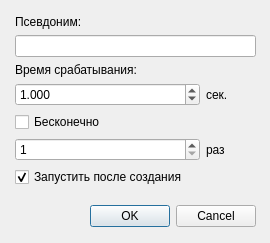
<?xml version="1.0" encoding="UTF-8"?>
<ui version="4.0">
 <class>GSAddSignalTimerDialog</class>
 <widget class="QDialog" name="GSAddSignalTimerDialog">
  <property name="geometry">
   <rect>
    <x>0</x>
    <y>0</y>
    <width>270</width>
    <height>243</height>
   </rect>
  </property>
  <property name="sizePolicy">
   <sizepolicy hsizetype="Fixed" vsizetype="Fixed">
    <horstretch>0</horstretch>
    <verstretch>0</verstretch>
   </sizepolicy>
  </property>
  <property name="maximumSize">
   <size>
    <width>16777215</width>
    <height>243</height>
   </size>
  </property>
  <property name="windowTitle">
   <string>Dialog</string>
  </property>
  <property name="windowIcon">
   <iconset>
    <normalon>:/timer</normalon>
   </iconset>
  </property>
  <widget class="QWidget" name="verticalLayoutWidget">
   <property name="geometry">
    <rect>
     <x>10</x>
     <y>10</y>
     <width>251</width>
     <height>222</height>
    </rect>
   </property>
   <layout class="QVBoxLayout" name="centralLayout">
    <property name="leftMargin">
     <number>5</number>
    </property>
    <property name="topMargin">
     <number>5</number>
    </property>
    <property name="rightMargin">
     <number>5</number>
    </property>
    <property name="bottomMargin">
     <number>5</number>
    </property>
    <item>
     <widget class="QLabel" name="label_3">
      <property name="text">
       <string>Псевдоним:</string>
      </property>
     </widget>
    </item>
    <item>
     <widget class="QLineEdit" name="aliasEdit"/>
    </item>
    <item>
     <widget class="QLabel" name="label">
      <property name="text">
       <string>Время срабатывания:</string>
      </property>
     </widget>
    </item>
    <item>
     <layout class="QHBoxLayout" name="horizontalLayout">
      <item>
       <widget class="QDoubleSpinBox" name="spinBoxTime">
        <property name="decimals">
         <number>3</number>
        </property>
        <property name="minimum">
         <double>0.001000000000000</double>
        </property>
        <property name="maximum">
         <double>2147483.648000000044703</double>
        </property>
        <property name="singleStep">
         <double>0.100000000000000</double>
        </property>
        <property name="value">
         <double>1.000000000000000</double>
        </property>
       </widget>
      </item>
      <item>
       <widget class="QLabel" name="label_2">
        <property name="maximumSize">
         <size>
          <width>50</width>
          <height>16777215</height>
         </size>
        </property>
        <property name="text">
         <string>сек.</string>
        </property>
       </widget>
      </item>
     </layout>
    </item>
    <item>
     <widget class="QCheckBox" name="unlimitedCheckBox">
      <property name="text">
       <string>Бесконечно</string>
      </property>
     </widget>
    </item>
    <item>
     <layout class="QHBoxLayout" name="horizontalLayout_2">
      <item>
       <widget class="QSpinBox" name="countSpin">
        <property name="minimum">
         <number>1</number>
        </property>
        <property name="maximum">
         <number>2147483647</number>
        </property>
       </widget>
      </item>
      <item>
       <widget class="QLabel" name="countLabel">
        <property name="maximumSize">
         <size>
          <width>50</width>
          <height>16777215</height>
         </size>
        </property>
        <property name="text">
         <string>раз</string>
        </property>
       </widget>
      </item>
     </layout>
    </item>
    <item>
     <widget class="QCheckBox" name="checkBoxRun">
      <property name="text">
       <string>Запустить после создания</string>
      </property>
      <property name="checked">
       <bool>true</bool>
      </property>
     </widget>
    </item>
    <item>
     <spacer name="verticalSpacer">
      <property name="orientation">
       <enum>Qt::Vertical</enum>
      </property>
      <property name="sizeHint" stdset="0">
       <size>
        <width>20</width>
        <height>40</height>
       </size>
      </property>
     </spacer>
    </item>
    <item>
     <widget class="QDialogButtonBox" name="buttonBox">
      <property name="orientation">
       <enum>Qt::Horizontal</enum>
      </property>
      <property name="standardButtons">
       <set>QDialogButtonBox::Cancel|QDialogButtonBox::Ok</set>
      </property>
     </widget>
    </item>
   </layout>
  </widget>
 </widget>
 <resources/>
 <connections>
  <connection>
   <sender>buttonBox</sender>
   <signal>accepted()</signal>
   <receiver>GSAddSignalTimerDialog</receiver>
   <slot>accept()</slot>
   <hints>
    <hint type="sourcelabel">
     <x>248</x>
     <y>254</y>
    </hint>
    <hint type="destinationlabel">
     <x>157</x>
     <y>274</y>
    </hint>
   </hints>
  </connection>
  <connection>
   <sender>buttonBox</sender>
   <signal>rejected()</signal>
   <receiver>GSAddSignalTimerDialog</receiver>
   <slot>reject()</slot>
   <hints>
    <hint type="sourcelabel">
     <x>316</x>
     <y>260</y>
    </hint>
    <hint type="destinationlabel">
     <x>286</x>
     <y>274</y>
    </hint>
   </hints>
  </connection>
 </connections>
</ui>
